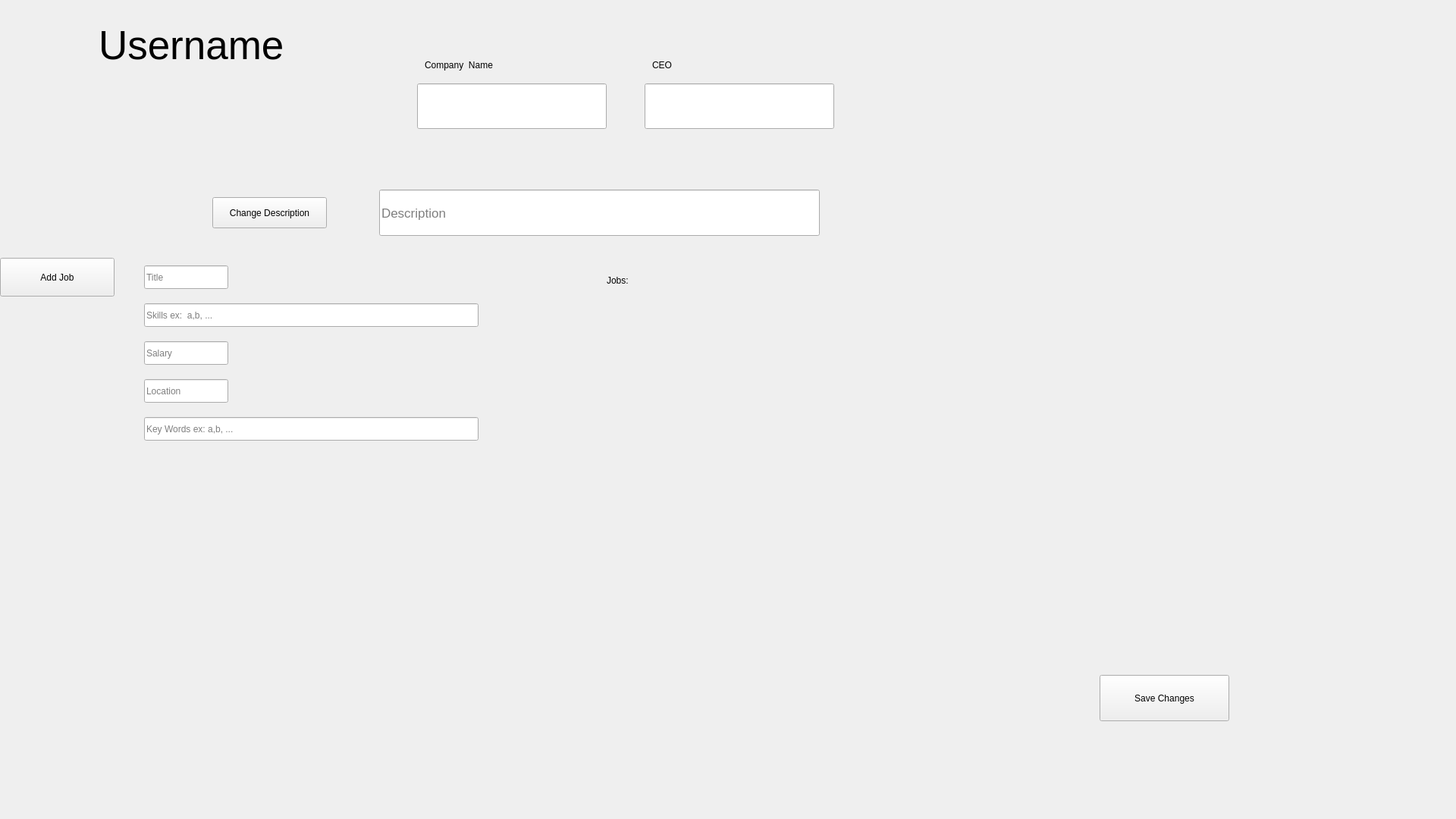
<?xml version="1.0" encoding="UTF-8"?>
<ui version="4.0">
 <class>EditCompanyprofWindow</class>
 <widget class="QWidget" name="EditCompanyprofWindow">
  <property name="geometry">
   <rect>
    <x>0</x>
    <y>0</y>
    <width>1920</width>
    <height>1080</height>
   </rect>
  </property>
  <property name="windowTitle">
   <string>Edit Profile</string>
  </property>
  <widget class="QLineEdit" name="cnametxt">
   <property name="geometry">
    <rect>
     <x>550</x>
     <y>110</y>
     <width>250</width>
     <height>60</height>
    </rect>
   </property>
   <property name="font">
    <font>
     <pointsize>20</pointsize>
    </font>
   </property>
  </widget>
  <widget class="QLabel" name="usernamelabel">
   <property name="geometry">
    <rect>
     <x>130</x>
     <y>0</y>
     <width>280</width>
     <height>120</height>
    </rect>
   </property>
   <property name="font">
    <font>
     <pointsize>40</pointsize>
    </font>
   </property>
   <property name="text">
    <string>Username</string>
   </property>
  </widget>
  <widget class="QLineEdit" name="ceotxt">
   <property name="geometry">
    <rect>
     <x>850</x>
     <y>110</y>
     <width>250</width>
     <height>60</height>
    </rect>
   </property>
   <property name="font">
    <font>
     <pointsize>20</pointsize>
    </font>
   </property>
  </widget>
  <widget class="QLineEdit" name="desctxt">
   <property name="geometry">
    <rect>
     <x>500</x>
     <y>250</y>
     <width>581</width>
     <height>61</height>
    </rect>
   </property>
   <property name="font">
    <font>
     <pointsize>13</pointsize>
    </font>
   </property>
   <property name="placeholderText">
    <string>Description</string>
   </property>
  </widget>
  <widget class="QLabel" name="label">
   <property name="geometry">
    <rect>
     <x>800</x>
     <y>350</y>
     <width>80</width>
     <height>40</height>
    </rect>
   </property>
   <property name="text">
    <string>Jobs:</string>
   </property>
  </widget>
  <widget class="QPushButton" name="descbutton">
   <property name="geometry">
    <rect>
     <x>280</x>
     <y>260</y>
     <width>151</width>
     <height>41</height>
    </rect>
   </property>
   <property name="text">
    <string>Change Description</string>
   </property>
  </widget>
  <widget class="QPushButton" name="savebutton">
   <property name="geometry">
    <rect>
     <x>1450</x>
     <y>890</y>
     <width>171</width>
     <height>61</height>
    </rect>
   </property>
   <property name="text">
    <string>Save Changes</string>
   </property>
  </widget>
  <widget class="QPushButton" name="addjobbutton">
   <property name="geometry">
    <rect>
     <x>0</x>
     <y>340</y>
     <width>151</width>
     <height>51</height>
    </rect>
   </property>
   <property name="text">
    <string>Add Job</string>
   </property>
  </widget>
  <widget class="QLineEdit" name="titletxt">
   <property name="geometry">
    <rect>
     <x>190</x>
     <y>350</y>
     <width>111</width>
     <height>31</height>
    </rect>
   </property>
   <property name="placeholderText">
    <string>Title</string>
   </property>
  </widget>
  <widget class="QLineEdit" name="skillstxt">
   <property name="geometry">
    <rect>
     <x>190</x>
     <y>400</y>
     <width>441</width>
     <height>31</height>
    </rect>
   </property>
   <property name="placeholderText">
    <string>Skills ex:  a,b, ...</string>
   </property>
  </widget>
  <widget class="QLineEdit" name="salarytxt">
   <property name="geometry">
    <rect>
     <x>190</x>
     <y>450</y>
     <width>111</width>
     <height>31</height>
    </rect>
   </property>
   <property name="placeholderText">
    <string>Salary</string>
   </property>
  </widget>
  <widget class="QLineEdit" name="locationtxt">
   <property name="geometry">
    <rect>
     <x>190</x>
     <y>500</y>
     <width>111</width>
     <height>31</height>
    </rect>
   </property>
   <property name="placeholderText">
    <string>Location</string>
   </property>
  </widget>
  <widget class="QLineEdit" name="keywordstxt">
   <property name="geometry">
    <rect>
     <x>190</x>
     <y>550</y>
     <width>441</width>
     <height>31</height>
    </rect>
   </property>
   <property name="placeholderText">
    <string>Key Words ex: a,b, ...</string>
   </property>
  </widget>
  <widget class="QLabel" name="label_2">
   <property name="geometry">
    <rect>
     <x>560</x>
     <y>70</y>
     <width>121</width>
     <height>31</height>
    </rect>
   </property>
   <property name="text">
    <string>Company  Name </string>
   </property>
  </widget>
  <widget class="QLabel" name="label_3">
   <property name="geometry">
    <rect>
     <x>860</x>
     <y>70</y>
     <width>121</width>
     <height>31</height>
    </rect>
   </property>
   <property name="text">
    <string>CEO</string>
   </property>
  </widget>
 </widget>
 <resources/>
 <connections/>
</ui>
